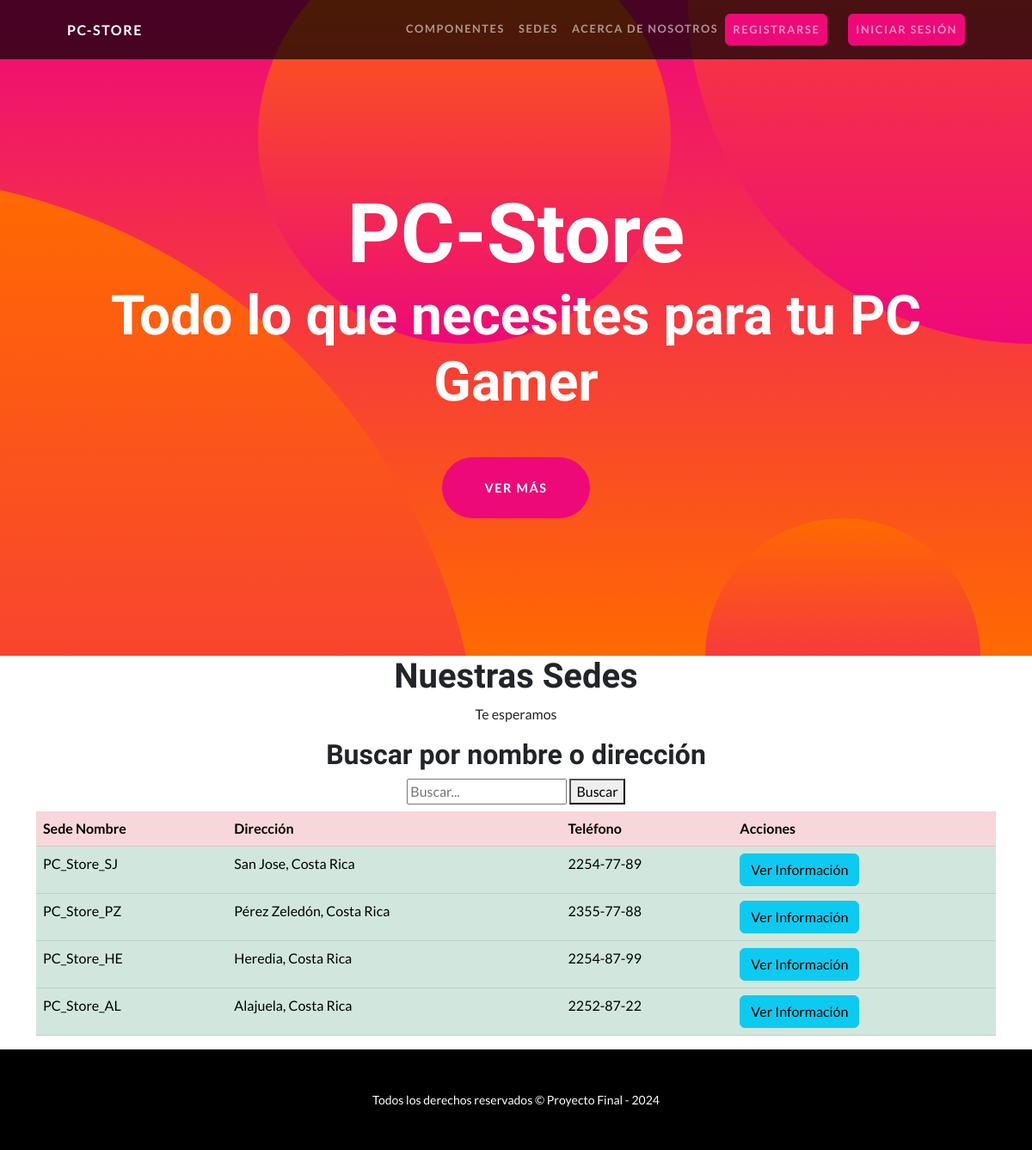
The page /sedes/ on the database its author committed.
### myapp/models.py (models this page shows, shortened)
class Sede(models.Model):
    nombre = models.CharField(max_length=30)
    direccion = models.CharField(max_length=30)
    nro_tel = models.CharField(max_length=30)

### myapp/views.py (the view)
# urls.py: path('sedes/', vw.SedeListView.as_view(), name="sedes"),
class SedeListView(ListView):
    model = Sede
    context_object_name = "sedes"
    template_name = "myapp/sedes.html"
    def get_queryset(self):
        query = self.request.GET.get("q")
        if query:
            return Sede.objects.filter(nombre__icontains=query)
        return Sede.objects.all()

### myapp/templates/myapp/sedes.html (shortened to what this page needs)
{% extends 'myapp/base.html' %}
{% load static %}
{% block content %}
    <h1 class="text-center">Nuestras Sedes</h1>
    <p class="text-center">Te esperamos</p>
    <h2 class="text-center">Buscar por nombre o dirección</h2>
    <div class="d-flex flex-column align-items-center mb-2">
      <form action="" method="GET">
        <input type="text" name="q" placeholder="Buscar..." >
        <button type="submit">Buscar</button>
      </form>
    </div>
    <div class="container">
        <table class="table">
            <thead>
              <tr class="table-danger">
                <th scope="col">Sede Nombre</th>
                <th scope="col">Dirección</th>
                <th scope="col">Teléfono</th>
                <th scope="col">Acciones</th>
              </tr>
            </thead>
            <tbody>
                {% for sede in sedes %}
              <tr class="table-success">
                <td>{{sede.nombre}}</td>
                <td>{{sede.direccion}}</td>
                <td>{{sede.nro_tel}}</td>
                {% if user.is_superuser %}
                <td>
                    <a class="btn btn-danger" href="{% url 'sede-eliminar' sede.id %}">Eliminar</a>
                    <a class="btn btn-warning" href="{% url 'sede-editar' sede.id %}">Editar</a>
                    <a class="btn btn-info" href="{% url 'sede-detalle' sede.id %}">Ver Información</a>
                </td>
                {% else %}
                <td>
                    <a class="btn btn-info" href="{% url 'sede-detalle' sede.id %}">Ver Información</a>
                </td>
                {% endif %}
                {% endfor %}
              </tr>
            </tbody>
          </table>
    </div>
{% endblock  %}

### rows shown on the page
Sede: nombre "PC_Store_SJ", direccion "San Jose, Costa Rica", nro_tel "2254-77-89"
Sede: nombre "PC_Store_PZ", direccion "Pérez Zeledón, Costa Rica", nro_tel "2355-77-88"
Sede: nombre "PC_Store_HE", direccion "Heredia, Costa Rica", nro_tel "2254-87-99"
Sede: nombre "PC_Store_AL", direccion "Alajuela, Costa Rica", nro_tel "2252-87-22"
